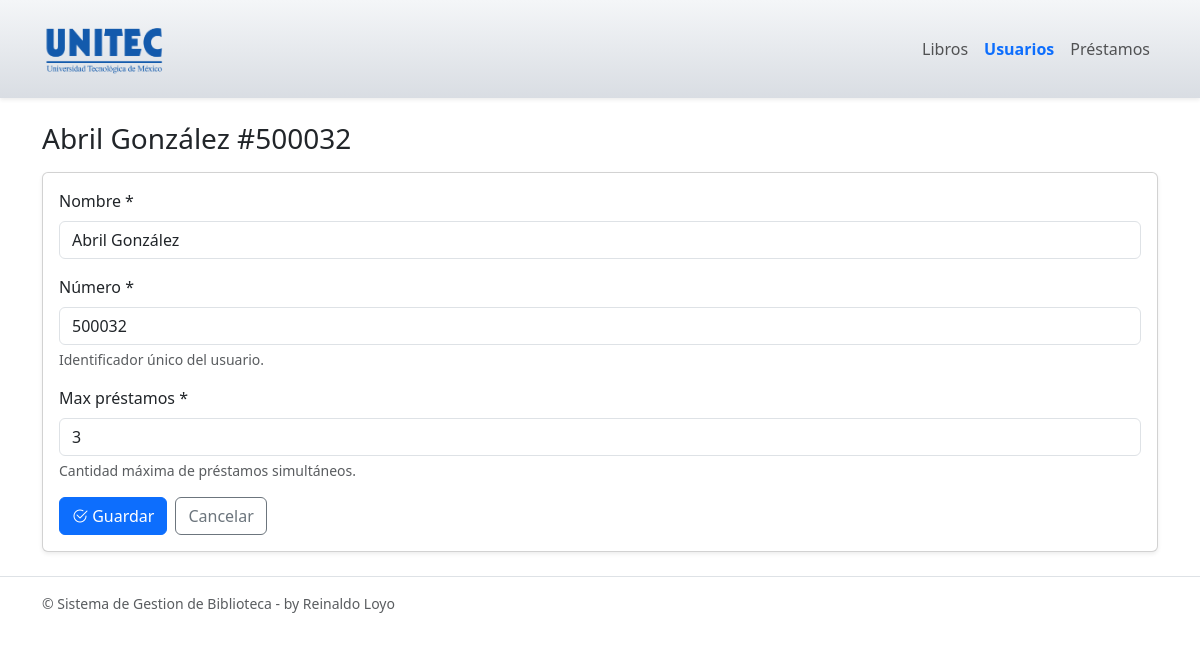
Page /usuarios/2033/editar/ on the committed database.
### usuarios/models.py (models this page shows)
class Usuario(models.Model):
    nombre = models.CharField(max_length=200)
    numero = models.CharField(max_length=20, unique=True, db_index=True)
    max_prestamos = models.PositiveIntegerField(default=3)
    def __str__(self):
        return f"{self.nombre} #{self.numero}"

### usuarios/views.py (the view, shortened to what this page needs)
# urls.py: path("<int:pk>/editar/", UsuarioUpdateView.as_view(), name="update"),
class UsuarioUpdateView(UpdateView):
    model = Usuario
    form_class = UsuarioForm
    success_url = reverse_lazy("usuarios:list")

### usuarios/forms.py (shortened to what this page needs)
class UsuarioForm(forms.ModelForm):
    class Meta:
        model = Usuario
        fields = ["nombre", "numero", "max_prestamos"]
        widgets = {
            "nombre": forms.TextInput(attrs={
                "class": "form-control",
                "placeholder": "Ej. Ana Souza",
                "autocomplete": "name",
            }),
            "numero": forms.TextInput(attrs={
                "class": "form-control",
                "placeholder": "Ej. U001",
                "autocomplete": "off",
            }),
            "max_prestamos": forms.NumberInput(attrs={
                "class": "form-control",
                "min": 1, "max": 10,
            }),
        }
        help_texts = {
            "numero": "Identificador único del usuario.",
            "max_prestamos": "Cantidad máxima de préstamos simultáneos.",
        }

### templates/usuarios/usuario_form.html (shortened to what this page needs)
{% extends "base.html" %}
{% block content %}
<h1 class="h3 mb-3">{{ view.object|default_if_none:"Nuevo usuario" }}</h1>
<form method="post" class="card card-body shadow-sm">{% csrf_token %}
  <div class="mb-3">
    <label class="form-label">Nombre *</label>
    {{ form.nombre }}
  </div>
  <div class="mb-3">
    <label class="form-label">Número *</label>
    {{ form.numero }}
    {% if form.numero.help_text %}<div class="form-text">{{ form.numero.help_text }}</div>{% endif %}
  </div>
  <div class="mb-3">
    <label class="form-label">Max préstamos *</label>
    {{ form.max_prestamos }}
    {% if form.max_prestamos.help_text %}<div class="form-text">{{ form.max_prestamos.help_text }}</div>{% endif %}
  </div>
  <div class="d-flex gap-2">
    <button class="btn btn-primary" type="submit">
      <i class="bi bi-check2-circle"></i> Guardar
    </button>
    <a class="btn btn-outline-secondary" href="{% url 'usuarios:list' %}">Cancelar</a>
  </div>
</form>
{% endblock %}

### rows in the picture
Usuario: object "Abril González #500032", nombre "Abril González", numero "500032", max_prestamos "3"
